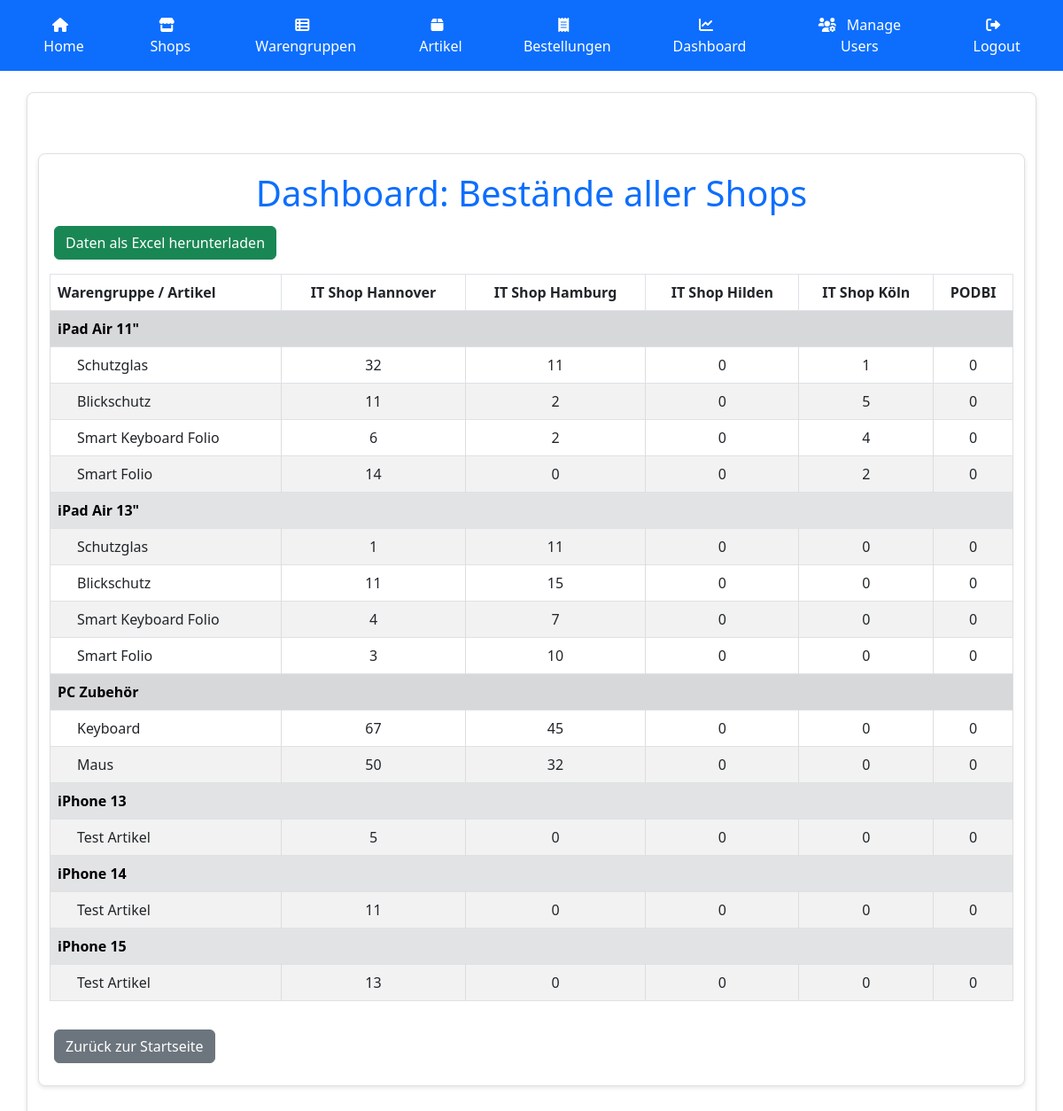
The page /dashboard (signed in) on the database its author committed.
### app.py (models this page shows)
class Shop(db.Model):
    id = db.Column(db.Integer, primary_key=True)
    name = db.Column(db.String(100), unique=True, nullable=False)
    stocks = db.relationship('Stock', backref='shop', lazy=True)

class Category(db.Model):
    id = db.Column(db.Integer, primary_key=True)
    name = db.Column(db.String(100), unique=True, nullable=False)

class Item(db.Model):
    id = db.Column(db.Integer, primary_key=True)
    name = db.Column(db.String(100), nullable=False)
    category_id = db.Column(db.Integer, db.ForeignKey('category.id'), nullable=False)

### app.py (the view)
@app.route('/dashboard', methods=['GET'])
@login_required
def dashboard():
    categories = Category.query.all()
    items = Item.query.all()
    shops = Shop.query.all()
    matrix = {}
    for category in categories:
        matrix[category.name] = {}
        category_items = [item for item in items if item.category_id == category.id]
        for item in category_items:
            matrix[category.name][item.name] = {}
            for shop in shops:
                stock = Stock.query.filter_by(shop_id=shop.id, item_id=item.id).first()
                matrix[category.name][item.name][shop.name] = stock.quantity if stock else 0
    return render_template('dashboard.html', matrix=matrix, shops=shops)

### app.py (called while the page is built)
@login_manager.user_loader
def load_user(user_id):
    return User.query.get(int(user_id))

### templates/dashboard.html
{% extends "base.html" %}
{% block content %}
<div class="container mt-5">
    <h1 class="text-center text-primary">Dashboard: Bestände aller Shops</h1>
    <a href="{{ url_for('export_dashboard') }}" class="btn btn-success mb-3">Daten als Excel herunterladen</a>
    <table class="table table-bordered table-striped">
        <thead style="background-color: #007bff; color: white;">
            <tr>
                <th style="text-align: left;">Warengruppe / Artikel</th>
                {% for shop in shops %}
                <th style="text-align: center;">{{ shop.name }}</th>
                {% endfor %}
            </tr>
        </thead>
        <tbody>
            {% for category, items in matrix.items() %}
            <tr style="background-color: #f1f1f1;">
                <td colspan="{{ shops|length + 1 }}" class="table-secondary" style="text-align: left;">
                    <strong>{{ category }}</strong>
                </td>
            </tr>
            {% for item_name, shop_data in items.items() %}
            <tr>
                <td style="text-align: left; padding-left: 30px;">{{ item_name }}</td>
                {% for shop in shops %}
                <td style="text-align: center;">{{ shop_data[shop.name] }}</td>
                {% endfor %}
            </tr>
            {% endfor %}
            {% endfor %}
        </tbody>
    </table>
    <a href="/" class="btn btn-secondary mt-3">Zurück zur Startseite</a>
</div>
{% endblock %}

### templates/base.html (shortened to what this page needs)
<!DOCTYPE html>
<html lang="de">
<head>
    <link rel="stylesheet" href="{{ url_for('static', filename='styles.css') }}">
    <link rel="stylesheet" href="https://cdnjs.cloudflare.com/ajax/libs/font-awesome/6.0.0/css/all.min.css">
    <link href="https://cdn.jsdelivr.net/npm/bootstrap@5.3.0/dist/css/bootstrap.min.css" rel="stylesheet">
</head>
<body>
    <nav class="navbar navbar-expand-lg navbar-dark bg-primary">
        <div class="container-fluid">
            <div class="collapse navbar-collapse" id="navbarNav">
                <ul class="navbar-nav me-auto mb-2 mb-lg-0">
                    <li class="nav-item">
                        <a class="nav-link" href="/"><i class="fas fa-home"></i> Home</a>
                    </li>
                    {% if current_user.is_authenticated %}
                        <li class="nav-item">
                            <a class="nav-link" href="/shops"><i class="fas fa-store"></i> Shops</a>
                        </li>
                        <li class="nav-item">
                            <a class="nav-link" href="/categories"><i class="fas fa-th-list"></i> Warengruppen</a>
                        </li>
                        <li class="nav-item">
                            <a class="nav-link" href="/items"><i class="fas fa-box"></i> Artikel</a>
                        </li>
                        <li class="nav-item">
                            <a class="nav-link" href="/orders"><i class="fas fa-receipt"></i> Bestellungen</a>
                        </li>
                        <li class="nav-item">
                            <a class="nav-link" href="/dashboard"><i class="fas fa-chart-line"></i> Dashboard</a>
                        </li>
                        {% if current_user.role == 'admin' %}
                            <li class="nav-item">
                                <a class="nav-link" href="/admin/users"><i class="fas fa-users-cog"></i> Manage Users</a>
                            </li>
                        {% endif %}
                    {% endif %}
                </ul>
                <ul class="navbar-nav ms-auto">
                    {% if current_user.is_authenticated %}
                        <li class="nav-item">
                            <a class="nav-link" href="{{ url_for('logout') }}"><i class="fas fa-sign-out-alt"></i> Logout</a>
                        </li>
                    {% else %}
                        <li class="nav-item">
                            <a class="nav-link" href="{{ url_for('login') }}"><i class="fas fa-sign-in-alt"></i> Login</a>
                        </li>
                        </li>
                    {% endif %}
                </ul>
            </div>
        </div>
    </nav>
    <div class="container mt-4">
        {% block content %}
        {% endblock %}
    </div>
</body>
</html>

### static/styles.css (style rules this page uses)
body { background-color: #f9f9f9; font-family: Arial, sans-serif; color: #333; margin: 0; padding: 0; }
.container { margin: 20px auto; padding: 20px; max-width: 1200px; background-color: #ffffff; border: 1px solid #e0e0e0; border-radius: 8px; box-shadow: 0 2px 5px rgba(0, 0, 0, 0.1); }
h1, h2, h3 { color: #007bff; margin-bottom: 20px; font-weight: bold; }
.table { width: 100%; border-collapse: collapse; margin-bottom: 20px; background-color: #fff; }
.table th { background-color: #007bff; color: white; font-weight: bold; padding: 10px; text-align: left; }
.table td { padding: 10px; border: 1px solid #ddd; }
button, .btn { border: none; padding: 8px 15px; margin: 5px; border-radius: 4px; font-size: 14px; cursor: pointer; }
.btn-success { background-color: #28a745; color: white; }
a { color: #007bff; text-decoration: none; }
nav { background-color: #007bff; padding: 10px; text-align: center; }
nav a { display: inline-block; margin: 0 15px; text-decoration: none; font-size: 16px; color: white; }
nav a i { margin-right: 8px; }

### templates/base.html (style rules this page uses)
.navbar-dark .nav-link { color: white !important; }

### rows shown on the page
Shop: name "IT Shop Hannover", name "32", name "11", name "6", name "14", name "1", name "4", name "3", name "67", name "50", name "5", name "13"
Shop: name "IT Shop Hamburg", name "11", name "2", name "0", name "15", name "7", name "10", name "45", name "32"
Shop: name "IT Shop Hilden", name "0"
Shop: name "IT Shop Köln", name "1", name "5", name "4", name "2", name "0"
Shop: name "PODBI", name "0"
Category: name "iPad Air 11\""
Item: name "Schutzglas"
Item: name "Blickschutz"
Item: name "Smart Keyboard Folio"
Item: name "Smart Folio"
Category: name "iPad Air 13\""
Item: name "Schutzglas"
Item: name "Blickschutz"
Item: name "Smart Keyboard Folio"
Item: name "Smart Folio"
Category: name "PC Zubehör"
Item: name "Keyboard"
Item: name "Maus"
Category: name "iPhone 13"
Item: name "Test Artikel"
Category: name "iPhone 14"
Item: name "Test Artikel"
Category: name "iPhone 15"
Item: name "Test Artikel"
